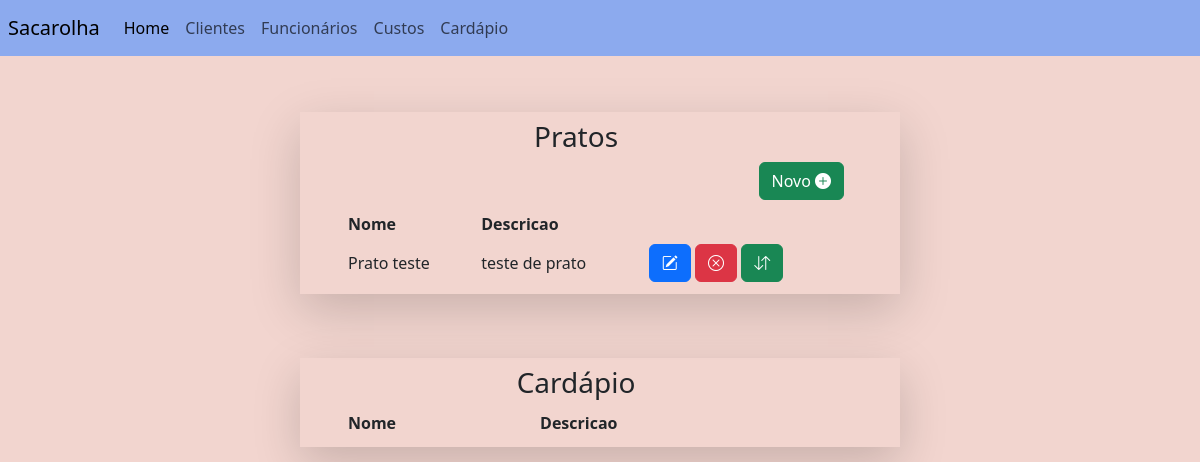
Page /cardapio_list (signed in) on the earlier database version.
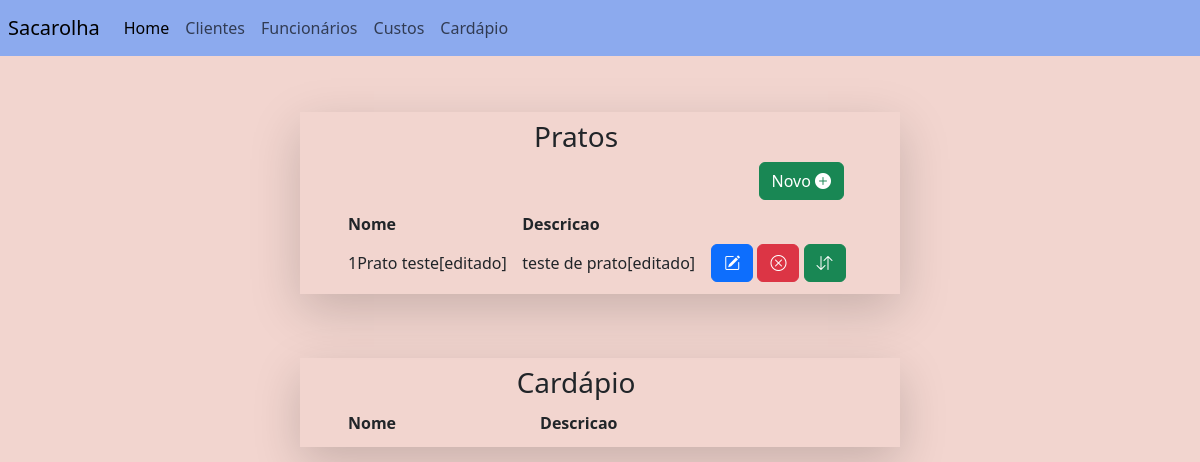
Same page on the later database version.
### main/models.py (models this page shows, shortened)
class Cardapio(models.Model):
	user = models.ForeignKey(User, on_delete=models.CASCADE, null=True)
	name = models.CharField(max_length = 200)
	description = models.CharField(max_length = 200, blank=True)
	state = models.BooleanField(default=False)

### main/views.py (the view)
# urls.py: path('cardapio_list', views.CardapioListView.as_view(), name='cardapio_list'),
class CardapioListView(LoginRequiredMixin, ListView):
    login_url = "login"
    template_name = "main/cardapio/cardapio_list.html"
    model = Cardapio

### main/templates/main/cardapio/cardapio_list.html (shortened to what this page needs)
{%extends "base.html"%}
{%block navbar%}
{%include 'navbar.html'%}
{%endblock navbar%}
{%block content%}
<div align="right" class='pe-5' >
	<h3 align="center">Pratos</h3>
<a class='btn btn-success h1' href={%url 'cardapio_create'%} method='GET'class='h3'>Novo					<i class="bi bi-plus-circle-fill"></i></a>
{%include "main/cardapio/cardapio_table.html"%}
</div>
{%endblock content%}
{%block content_2%}
<div align="right" class='pe-5' >
	<h3 align="center">Cardápio</h3>
{%include "main/cardapio/cardapio_dia_table.html"%}
</div>
{%endblock content_2%}

### main/templates/main/cardapio/cardapio_table.html
<div class='row ps-5 justify-content-center'>
<table class=" table-sm">
<thead>
	<tr>
		<th>Nome</th>
		<th>Descricao</th>
		<th></th>
	</tr>
</thead>
<tbody>
	{%for object in object_list%}
		{%if object.state == False%}
		<tr>
			<td scope="row">{{object.name}}</td>
			<td scope="row">{{object.description}}</td>
			<td><a href="{%url 'cardapio_update' object.id%}" class='btn btn-primary'>
				<i class="bi bi-pencil-square"></i>
			</a>
			<a href="{%url 'cardapio_delete' object.id%}"class='btn btn-danger'>
				<i class="bi bi-x-circle"></i>
			</a>
			<a href="{%url 'adicionar_cardapio' object.id%}"class='btn btn-success'>
				<i class="bi bi-arrow-down-up"></i>
			</a>
			</td>
		</tr>
		{%endif%}
	{%endfor%}
</tbody>
</table>
</div>

Differences in the rows shown:
changed Cardapio: name "Prato teste" → "1Prato teste[editado]"; description "teste de prato" → "teste de prato[editado]"
